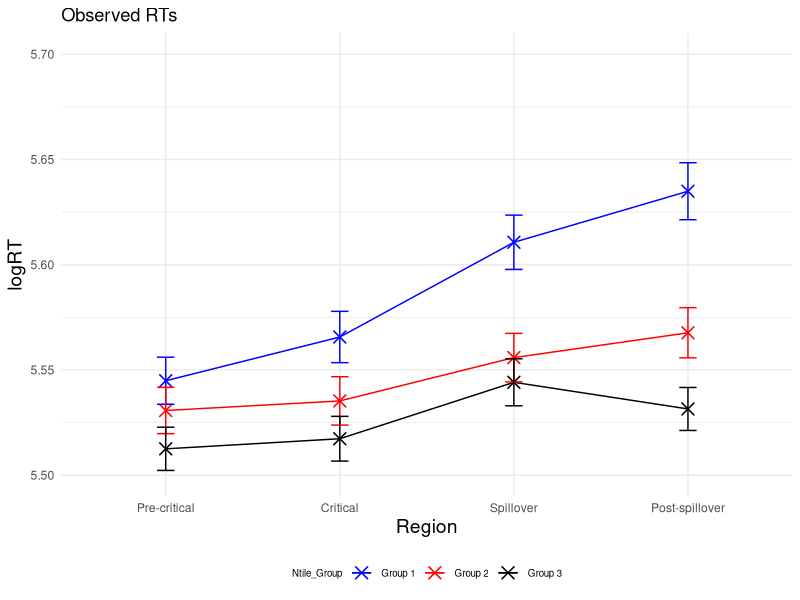
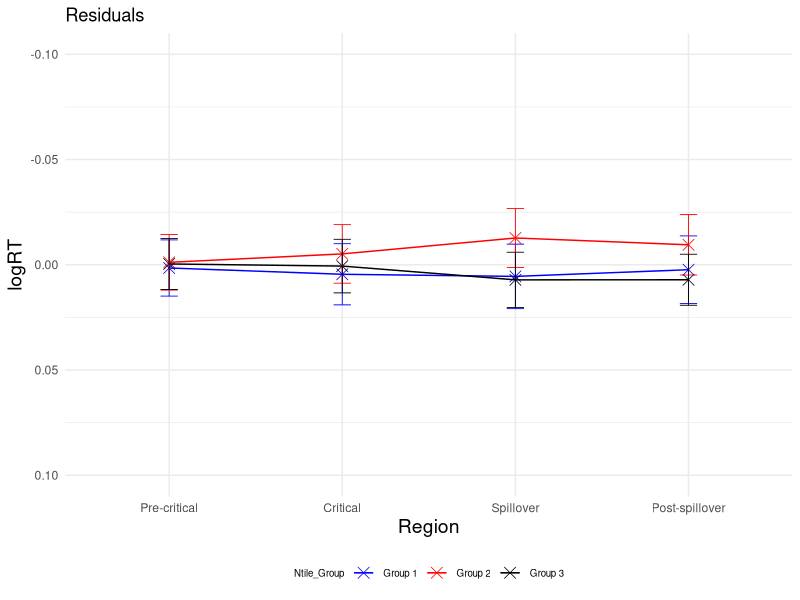
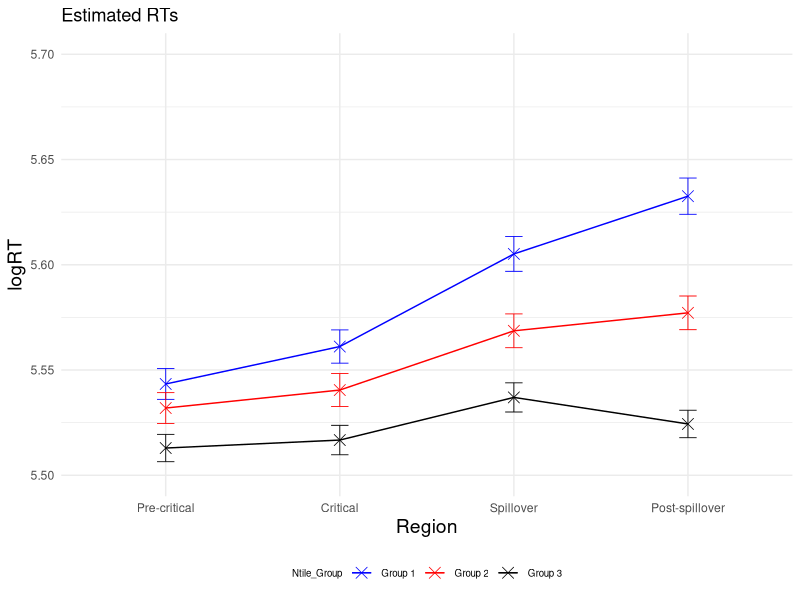
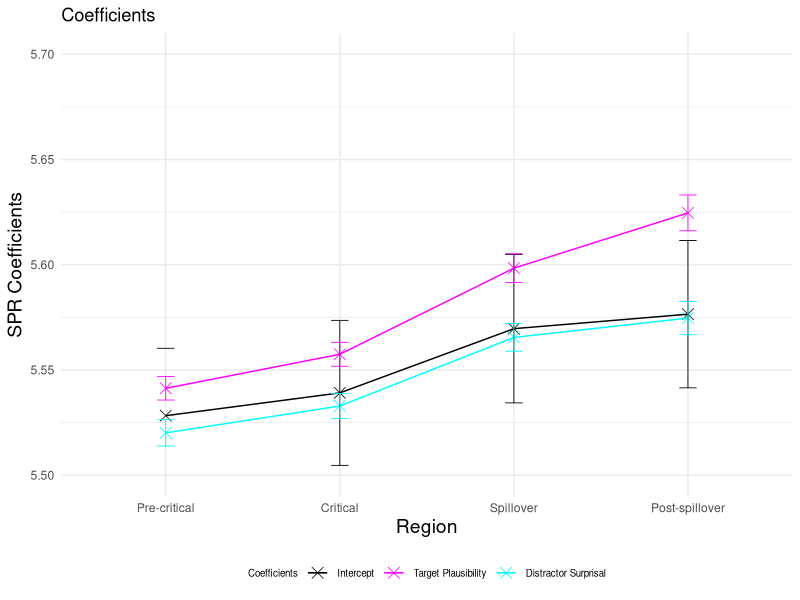
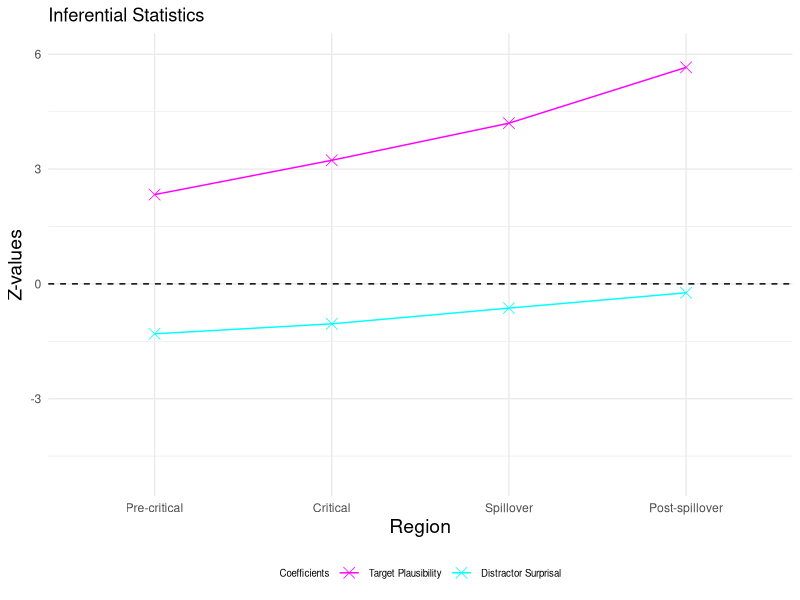
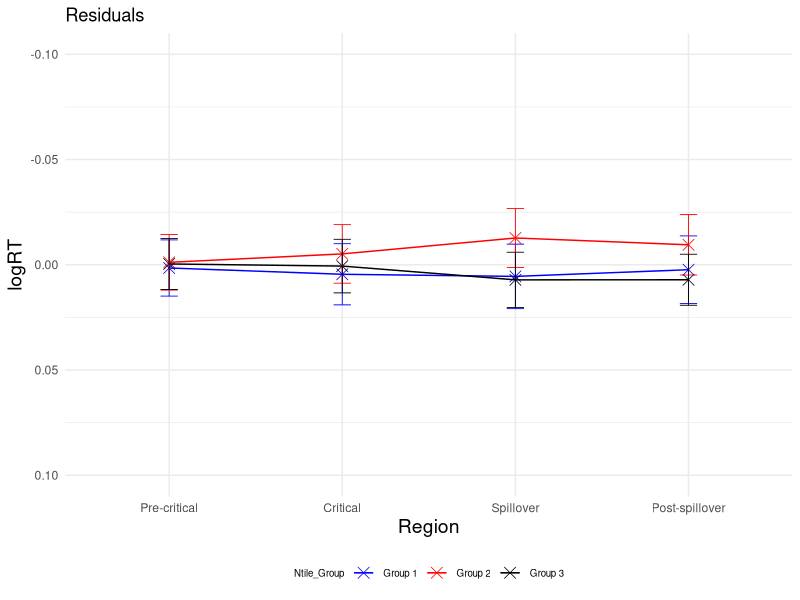
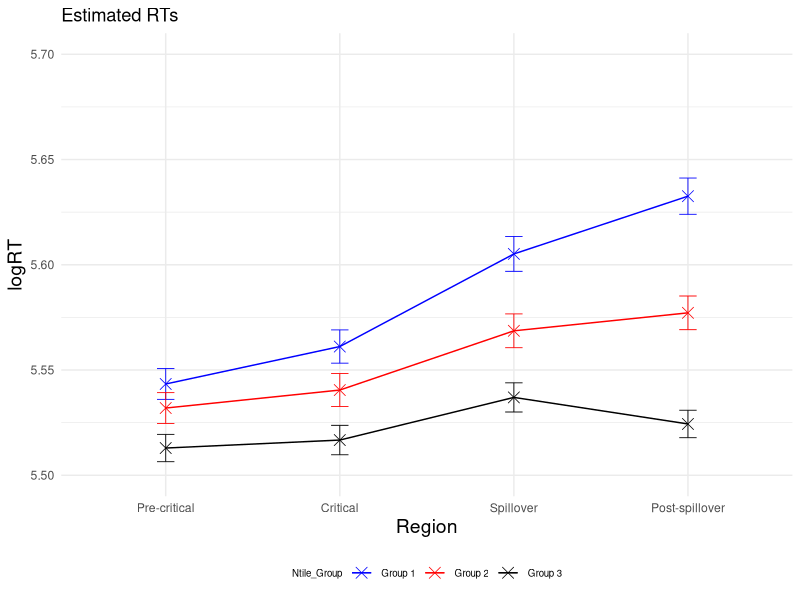
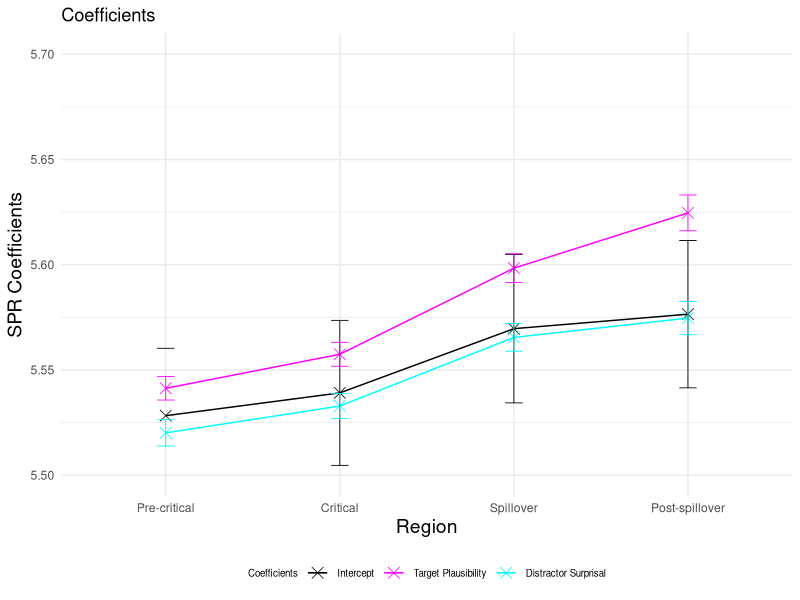

Recreate these plots in R, in order.
### LMER ###
# load lme4 package
library(lme4)
library(lmerTest)
library(dplyr)
library(ggplot2)

setwd("~/Downloads/Master_Thesis/3_SPR_Study_2/ntile/")
GP6 <- read.csv("GP6SPR_processed.csv")

residuals <- data.frame(
  Region = character(0),
  Condition = character(0),
  Residual = numeric(0),
  SE_Residual = numeric(0)
)

logRT_estimated <- data.frame(
  Region = character(0),
  Condition = character(0),
  Estimated_logRT = numeric(0),
  SE_Estimated = numeric(0)
)

p_values <- data.frame(
  Region = character(0),
  p_value_plausibility_target = numeric(0),
  p_value_surprisal_distractor = numeric(0)
)

SPR_coefficients <- data.frame(
  Region = character(0),
  Estimate = character(0),
  Estimate_value = numeric(0),
  Estimate_error = numeric(0),
  Z_value = numeric(0)
)

regions <- c("Pre-critical", "Critical", "Spillover", "Post-spillover") 
conditions <- c("A", "B", "C")
ntile_groups <- c(1, 2, 3)

GP6$Ntile_Group <- ntile(GP6$Plaus_target_avg, 3)
#df<- GP6[, c("Condition", "Plaus_target_avg", "Ntile_Group")]

GP6$logRT <- log(GP6$ReadingTime)

averages <- GP6 %>%
  group_by(Region, Ntile_Group) %>%
  summarise(
    MeanReadingTime = mean(logRT, na.rm = TRUE), 
    SE = sd(logRT, na.rm = TRUE) / sqrt(n()))

averages <- averages %>% 
  filter(Region != "Pre-critical_2")
print(averages)

# Create a line plot with average log-transformed reading times
p <- ggplot(averages, aes(x = factor(Region, levels = c("Pre-critical", "Critical", "Spillover", "Post-spillover")), 
                          y = MeanReadingTime, color = as.factor(Ntile_Group), group = Ntile_Group)) + geom_point(shape = 4, size = 3.5, stroke = 0.8) + geom_line(linewidth=0.5) + ylim (5.5, 5.7)
p <- p + theme_minimal() + geom_errorbar(aes(ymin= MeanReadingTime-SE, ymax=MeanReadingTime+SE), width=.1, size=0.5) 
p <- p + scale_color_manual(name="Ntile_Group", labels=c("Group 1", "Group 2", "Group 3"), values=c("#0000FF", "#FF0000", "#000000"))
p <- p + theme(legend.position="bottom", legend.text=element_text(size=7), legend.title=element_text(size=7), axis.title.x = element_text(size = 14), axis.title.y = element_text(size = 14)) 
p <- p + labs(x="Region", y="logRT", title = "Observed RTs") 
p 

for (region in regions) 
{
  # Precritical region
  region_subset <- subset(GP6, Region == region)
  
  # standardise predictors
  region_subset$scaled_Plaus_per_region <- scale(region_subset$Plaus_target_avg)
  region_subset$scaled_Surprisaldist_per_region <- scale(region_subset$Surprisal_distractor)
  # invert predictor plausibility
  region_subset$inverted_scaled_Plaus_per_region <- (region_subset$scaled_Plaus_per_region) * (-1)
  #log transform reading times
  region_subset$logRT_per_region <- log(region_subset$ReadingTime)
  
  
  # define and run the linear mixed-effects regression model for the precritical region 
  model_per_region <- lmerTest::lmer(logRT_per_region ~ inverted_scaled_Plaus_per_region + scaled_Surprisaldist_per_region + 
                                       (1 + inverted_scaled_Plaus_per_region + scaled_Surprisaldist_per_region | Subject) + 
                                       (1 + inverted_scaled_Plaus_per_region + scaled_Surprisaldist_per_region | Item), data = region_subset)
  
  # print the summary of the model
  summary_per_region <- summary(model_per_region)
  print(summary_per_region)
  
  # calculate p-values
  p_values_per_region <- summary_per_region$coefficients[, "Pr(>|t|)"]
  new_row_p_value <- data.frame(Region = region, 
                                p_value_plausibility_target = p_values_per_region[2], 
                                p_value_surprisal_distractor = p_values_per_region[3])
  p_values <- rbind(p_values, new_row_p_value)
  
  # extract intercept and coefficients added to intercept
  coefficients_per_region <- summary_per_region$coefficients
  intercept <- coefficients_per_region["(Intercept)", 1]
  plaus_target_coeff <- coefficients_per_region["(Intercept)", 1] + coefficients_per_region["inverted_scaled_Plaus_per_region", 1]
  surprisal_distractor_coeff <- coefficients_per_region["(Intercept)", 1] + coefficients_per_region["scaled_Surprisaldist_per_region", 1]
  
  # add error bars for coefficients and intercept
  new_row_coefficient <- data.frame(Region = region, 
                                    Estimate = "Intercept", 
                                    Estimate_value = intercept, 
                                    Estimate_error = coefficients_per_region["(Intercept)", 2],
                                    Z_value = 0)
  SPR_coefficients <- rbind(SPR_coefficients, new_row_coefficient)
  
  new_row_coefficient <- data.frame(Region = region,
                                    Estimate = "Plausability",
                                    Estimate_value = plaus_target_coeff,
                                    Estimate_error = coefficients_per_region["inverted_scaled_Plaus_per_region", 2],
                                    Z_value = coefficients_per_region["inverted_scaled_Plaus_per_region", 1] / coefficients_per_region["inverted_scaled_Plaus_per_region", 2])
  SPR_coefficients <- rbind(SPR_coefficients, new_row_coefficient)
  
  new_row_coefficient <- data.frame(Region = region,
                                    Estimate = "Surprisal", 
                                    Estimate_value = surprisal_distractor_coeff, 
                                    Estimate_error = coefficients_per_region["scaled_Surprisaldist_per_region", 2],
                                    Z_value = coefficients_per_region["scaled_Surprisaldist_per_region", 1] / coefficients_per_region["scaled_Surprisaldist_per_region", 2])
  SPR_coefficients <- rbind(SPR_coefficients, new_row_coefficient)
  
  for (ntile_group in ntile_groups)
  {
    #####predict condition A, precritical#####
    region_per_condition <- subset(region_subset, Ntile_Group == ntile_group)
    region_per_condition$region_per_condition_Predicted <- predict(model_per_region, newdata = region_per_condition,  type = "response")
    
    # calculate residuals
    Residual_region_per_condition <- mean(region_per_condition$logRT_per_region) - mean(region_per_condition$region_per_condition_Predicted, na.rm = TRUE)
    
    # observed RT for condition A precritical
    region_per_condition_logRT_observed <- mean(region_per_condition$logRT_per_region)
    
    # estimated RT for condition A precritical
    region_per_condition_logRT_estimated <- mean(region_per_condition$region_per_condition_Predicted, na.rm = TRUE)
    
    # calculate standard error for residuals
    SE_residuals_region_per_condition <- sqrt(sd(region_per_condition$logRT, na.rm = TRUE)^2/length(region_per_condition$logRT) + sd(region_per_condition$region_per_condition_Predicted, na.rm = TRUE)^2/length(region_per_condition$region_per_condition_Predicted))
    
    new_row_residuals <- data.frame(Region = region, Ntile_Group = ntile_group, Residual = Residual_region_per_condition, SE_Residual = SE_residuals_region_per_condition)
    residuals <- rbind(residuals, new_row_residuals)
    
    # calculate standard error for logRT estimated
    SE_estimated_region_per_condition <- sd(region_per_condition$region_per_condition_Predicted, na.rm = TRUE) / sqrt(length(region_per_condition$region_per_condition_Predicted)) 
    
    new_row_logRT_estimated <- data.frame(Region = region, Ntile_Group = ntile_group, Estimated_logRT = region_per_condition_logRT_estimated, SE_Estimated = SE_estimated_region_per_condition)
    logRT_estimated <- rbind(logRT_estimated, new_row_logRT_estimated)
  }
}


# plot residuals
# Create a line plot 
p <- ggplot(residuals, aes(x = factor(Region, levels = c("Pre-critical", "Critical", "Spillover", "Post-spillover")), 
                           y = Residual, color = as.factor(Ntile_Group), group = Ntile_Group)) + geom_point(shape = 4, size = 3.5, stroke = 0.4) + geom_line(linewidth=0.5) + ylim (0.10, -0.10)
p <- p + theme_minimal() + geom_errorbar(aes(ymin=Residual-SE_Residual, ymax=Residual+SE_Residual), width=.1, size=0.3) 
p <- p + scale_color_manual(name="Ntile_Group", labels=c("Group 1", "Group 2", "Group 3"), values=c("#0000FF", "#FF0000", "#000000"))
p <- p + labs(x="Region", y="logRT", title = "Residuals") 
p <- p + theme(legend.position="bottom", legend.text=element_text(size=7), legend.title=element_text(size=7), axis.title.x = element_text(size = 14), axis.title.y = element_text(size = 14)) 
p 

ggsave("Residuals_Plot.pdf", p, width=4, height=4)


# plot estimated logRTs
# Create a line plot 
p <- ggplot(logRT_estimated, aes(x = factor(Region, levels = c("Pre-critical", "Critical", "Spillover", "Post-spillover")), 
                                 y = Estimated_logRT, color = as.factor(Ntile_Group), group = Ntile_Group)) + geom_point(shape = 4, size = 3.5, stroke = 0.4) + geom_line(linewidth=0.5) + ylim (5.5, 5.7)
p <- p + theme_minimal() + geom_errorbar(aes(ymin=Estimated_logRT-SE_Estimated, ymax=Estimated_logRT+SE_Estimated), width=.1, size=0.3) 
p <- p + scale_color_manual(name="Ntile_Group", labels=c("Group 1", "Group 2", "Group 3"), values=c("#0000FF", "#FF0000", "#000000"))
p <- p + labs(x="Region", y="logRT", title = "Estimated RTs") 
p <- p + theme(legend.position="bottom", legend.text=element_text(size=7), legend.title=element_text(size=7), axis.title.x = element_text(size = 14), axis.title.y = element_text(size = 14)) 
p 
ggsave("Estimated_RTs_Plot.pdf", p, width=4, height=4)


# plot intercept and coefficients added to intercept
p <- ggplot(SPR_coefficients, aes(x = factor(Region, levels = c("Pre-critical", "Critical", "Spillover", "Post-spillover")), 
                                  y = Estimate_value, color = Estimate, group = Estimate)) + geom_point(shape = 4, size = 3.5, stroke = 0.4) + geom_line(linewidth=0.5) + ylim (5.5, 5.7)
p <- p + theme_minimal() + geom_errorbar(aes(ymin=Estimate_value-Estimate_error, ymax=Estimate_value+Estimate_error), width=.1, size=0.3) 
p <- p + scale_color_manual(name="Coefficients", labels=c("Intercept", "Target Plausibility", "Distractor Surprisal"), values=c("#000000", "#FF00FF", "#00FFFF"))
p <- p + labs(x="Region", y="SPR Coefficients", title = "Coefficients") 
p <- p + theme(legend.position="bottom", legend.text=element_text(size=7), legend.title=element_text(size=7), axis.title.x = element_text(size = 14), axis.title.y = element_text(size = 14)) 
p 
ggsave("Intercept_Coefficients_Plot.pdf", p, width=4, height=4)


# plot effect sizes (z-vaues)
Effect_sizes <- subset(SPR_coefficients, Estimate != 'Intercept')

p <- ggplot(Effect_sizes, aes(x = factor(Region, levels = c("Pre-critical", "Critical", "Spillover", "Post-spillover")), 
                              y = Z_value, color = Estimate, group = Estimate)) + geom_point(shape = 4, size = 3.5, stroke = 0.4) + geom_line(linewidth=0.5) + ylim (-5, 6)
p <- p + geom_hline(yintercept=0, linetype=2)
p <- p + theme_minimal()
p <- p + scale_color_manual(name="Coefficients", labels=c( "Target Plausibility", "Distractor Surprisal"), values=c("#FF00FF", "#00FFFF"))
p <- p + labs(x="Region", y="Z-values", title = "Inferential Statistics") 
p <- p + theme(legend.position="bottom", legend.text=element_text(size=7), legend.title=element_text(size=7), axis.title.x = element_text(size = 14), axis.title.y = element_text(size = 14)) 
p 
ggsave("Z_values_Plot.pdf", p, width=4, height=4)
